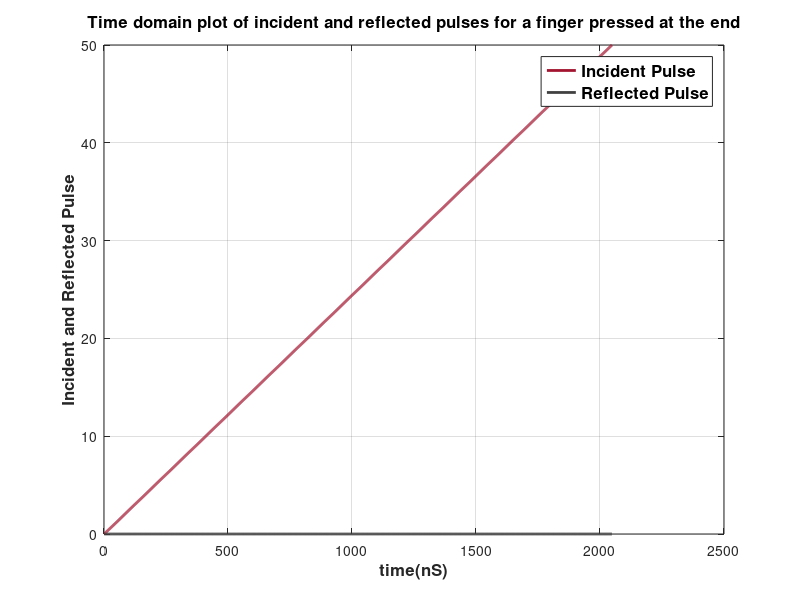

Recreate this plot in MATLAB.
clear all;
close all;

[serial_1, time_1, signal_1] = textread('basicpulsewo_matched_load.txt', '%f %f %f');
[serial_2, time_2, signal_2] = textread('basicpulsewo_another_finger.txt', '%f %f %f');

% plot(time_1, signal_1, 'LineWidth', 2);
% hold on;
% plot(time_2, signal_2, 'LineWidth', 2);

grid on;

inc = signal_1 + abs(signal_1(1));
ref = signal_2 + abs(signal_2(1)) - (inc);

%% PLot of incident and reflected pulses

plot(time_1, inc, 'LineWidth', 2, 'Color', [0.6350, 0.0780, 0.1840]);
hold on;
plot(time_1, ref, 'LineWidth', 2, 'Color', [0.25, 0.25, 0.25]);
grid on;

xlabel('time(nS)', 'FontSize', 12, 'FontWeight', 'bold');
ylabel('Incident and Reflected Pulse', 'FontSize', 12, 'FontWeight', 'bold');
title('Time domain plot of incident and reflected pulses for a finger pressed at the end', 'FontSize', 12, 'FontWeight', 'bold');
legend({'Incident Pulse', 'Reflected Pulse'}, 'FontSize', 12, 'FontWeight', 'bold', 'Location', 'northeast');

%print('ir_short', '-depsc');

%print('ir_another_load', '-depsc');

print('ir_another_load_finger', '-depsc');

%print('ir_another_load_less', '-depsc');

%% Window to take average: 


win_1 = zeros(size(time_1, 1), size(time_1, 2));
win_2 = zeros(size(time_2, 1), size(time_2, 2));
count_1 = 0;
count_2 = 0;

% on incident pulse
for i = 1:size(time_1, 1)
     if time_1(i) > 6.5 && time_1(i) < 16
         count_1 = count_1 + 1;
         win_1(i) = 1;
     end
end

% on reflected pulse

for j = 1:size(time_2, 1)
     if time_2(j) > 25.5 && time_2(j) < 34
         count_2 = count_2 + 1;
         win_2(j) = 1;
     end
end

%% Gamma calculation:

sig_1_avg = sum(win_1 .* inc)./count_1; % Average of incident pulse

sig_2_avg = sum(win_2 .* ref)./count_2; % Average of reflected pulse

Gamma = sig_2_avg ./ sig_1_avg

%hold on;
%plot(time_1, Gamma, 'LineWidth', 2);

